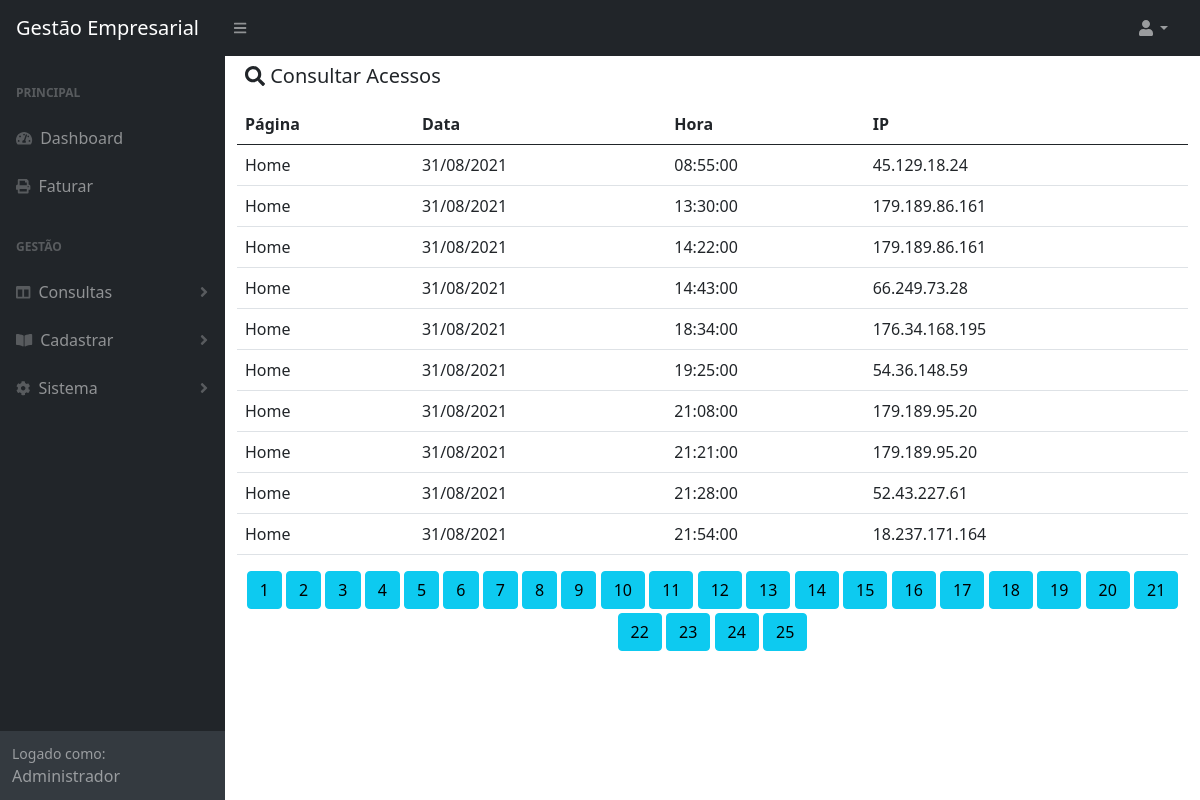
Page /index.php?pg=1 (signed in) on the committed database.
### tables this page shows
CREATE TABLE `acessos_site` (
  `id` int(10) NOT NULL,
  `ipcli` varchar(20) NOT NULL,
  `pagina` varchar(20) NOT NULL,
  `data` date NOT NULL,
  `hora` time NOT NULL
);

### classes/database.php (called while the page is built, shortened)
<?php
if (!class_exists('BancoDeDados')) {
  class BancoDeDados
  {
    private $array_dados;
    public $pdo;
    public $banco;
    public function __construct()
    {
      try {
        $host = 'localhost';
        $usuario = 'root';
        $senha = '';
        $db = 'erpexata';
        $this->banco = $db;
        $this->pdo = new PDO("mysql:dbname=" . $db . ";host=" . $host, $usuario, $senha);
        $this->pdo->exec("set names utf8");
      } catch (PDOException $e) {
        echo '<div class="alert alert-danger"><b>Erro:</b> não foi possivel se conectar a ' . $this->banco . ' - <b>Detalhes:</b> ' . $e->getMessage() . '</div>';
      }
    }
    public function query($sql)
    {
      $query = $this->pdo->query($sql);
      $this->linhas = $query->rowCount();
      $this->array_dados = $query->fetchAll();
    }
    public function linhas()
    {
      return $this->linhas;
    }
    public function result()
    {
      return $this->array_dados;
    }
  }
}

### paginas/consultar_acessos.php (the view, shortened to what this page needs)
<?php
  $banco = new BancoDeDados;
  $banco->query("SELECT id, ipcli, pagina, DATE_FORMAT(data,'%d/%m/%Y') as data_acesso, hora FROM acessos_site");
  $total = $banco->linhas();
  $registros = 10;
  $numPaginas = ceil($total/$registros);
?>
<div class="container-fluid">
<div class="row p-2">
  <div class="col-md-12 cor-txt-padrao">
    <h5><li class="fa fa-search"></li> Consultar Acessos</h5>
  </div>
</div>
  <table id="exemple" class="table">
    <thead class="cor-txt-padrao">
      <th scope="col">Página</th>
      <th scope="col">Data</th>
      <th scope="col">Hora</th>
      <th scope="col">IP</th>
    </thead>
      <tbody>
        <tr>
          <?php
          $acao = $_GET["action"];
          if ($acao == '')
          {
            $banco->query("SELECT id, ipcli, pagina, DATE_FORMAT(data,'%d/%m/%Y') as data_acesso, hora FROM acessos_site  ORDER BY data_acesso DESC LIMIT 10");
          }
              $total = $banco->linhas();
              if ($total != 0)
              {
                foreach ($banco->result() as $dados)
                {
            ?>
                  <td><?php echo $dados['pagina']; ?></td>
                  <td><?php echo $dados['data_acesso']; ?></td>
                  <td><?php echo $dados['hora']; ?></td>
                  <td><?php echo $dados['ipcli']; ?></td>
          </tr>
            <?php
                }
              }else
              {
                echo "Nada encontrado";
              }
          ?>
      </tbody>
    </table>
    <div class="mb-5 row" style="text-align: center;">
      <div class="col-md-12">
        <?php
          for($i = 1; $i < $numPaginas + 1; $i++)
          {
            echo "<a class='btn btn-info mb-1' href='index.php?pg=1&action=listar-todos&lista=$i'>".$i."</a> ";
          }
        ?>
      </div>
    </div>

### rows in the picture
acessos_site: pagina "Home", data_acesso "31/08/2021", hora "08:55:00", ipcli "45.129.18.24"
acessos_site: pagina "Home", data_acesso "31/08/2021", hora "13:30:00", ipcli "179.189.86.161"
acessos_site: pagina "Home", data_acesso "31/08/2021", hora "14:22:00", ipcli "179.189.86.161"
acessos_site: pagina "Home", data_acesso "31/08/2021", hora "14:43:00", ipcli "66.249.73.28"
acessos_site: pagina "Home", data_acesso "31/08/2021", hora "18:34:00", ipcli "176.34.168.195"
acessos_site: pagina "Home", data_acesso "31/08/2021", hora "19:25:00", ipcli "54.36.148.59"
acessos_site: pagina "Home", data_acesso "31/08/2021", hora "21:08:00", ipcli "179.189.95.20"
acessos_site: pagina "Home", data_acesso "31/08/2021", hora "21:21:00", ipcli "179.189.95.20"
acessos_site: pagina "Home", data_acesso "31/08/2021", hora "21:28:00", ipcli "52.43.227.61"
acessos_site: pagina "Home", data_acesso "31/08/2021", hora "21:54:00", ipcli "18.237.171.164"
